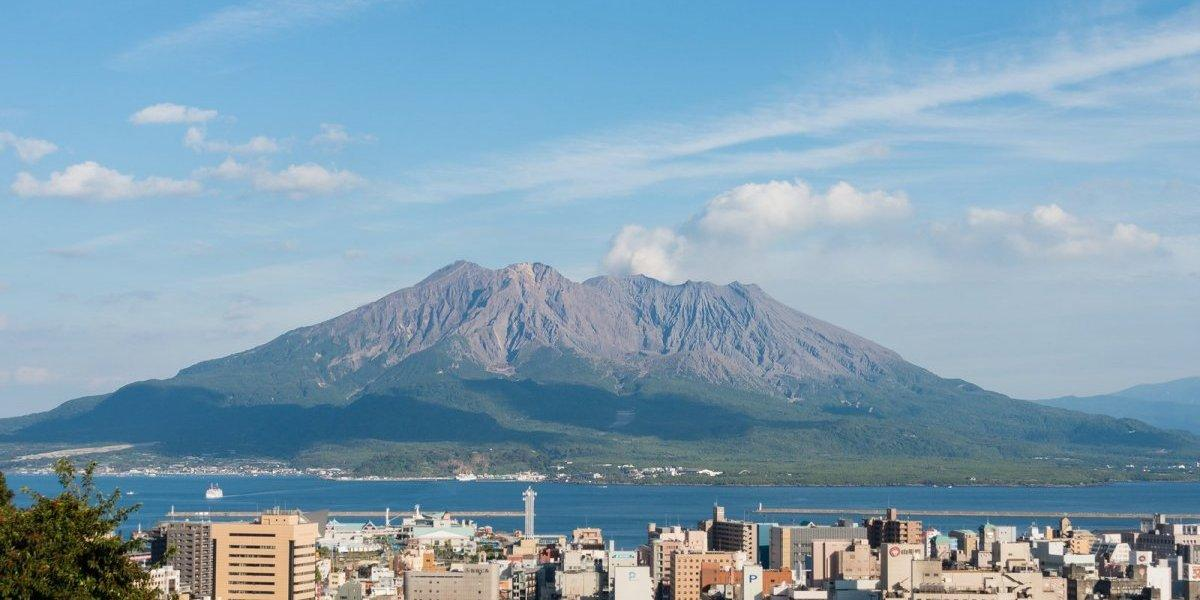
#> input picture 08/sakurajima.jpeg, 1200 x 600 px
$ python 08_sample04.py
#> lines starting #> are read from the running program, lines starting #| are printed output that depends on the picture

# -*- coding: utf-8 -*-

'''
カラー画像のサンプル 別バージョン
'''

import cv2

# メイン関数
def main():
    # 画像を読み込む
    img = cv2.imread('sakurajima.jpeg')
#> img is the input picture: shape (600, 1200, 3); mean B, G, R 178.6, 159.3, 129.4

    # BGRに分解　（色の順番に注意）
    bgr_img = cv2.split(img)

    # 合成
    merge_image = cv2.merge( (bgr_img[2], bgr_img[0], bgr_img[0]) )
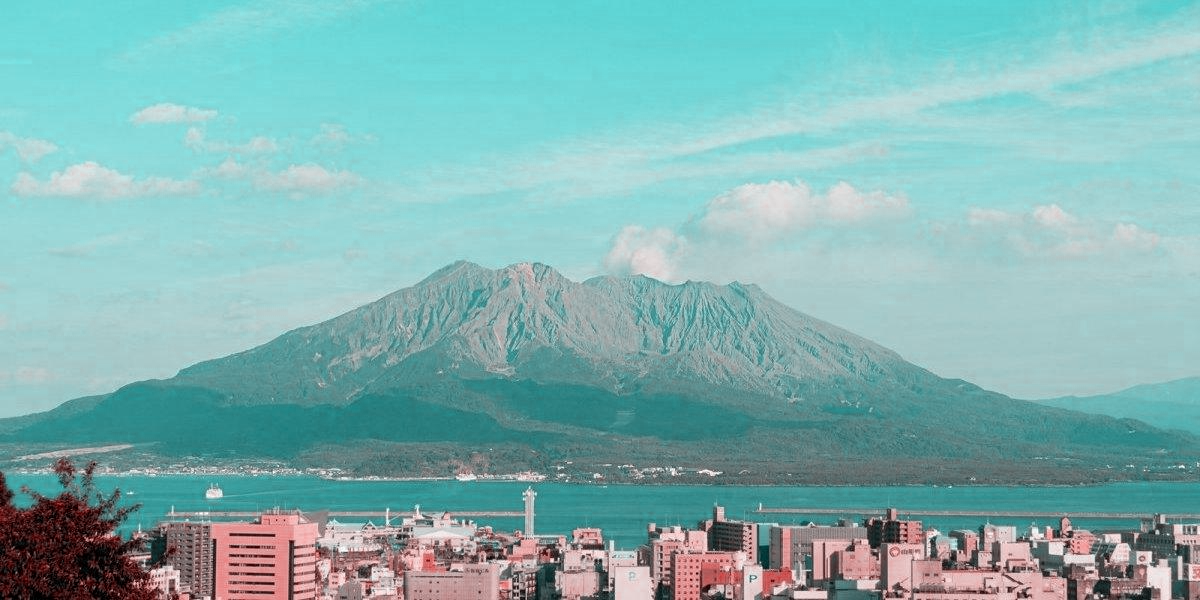
#> merge_image: shape (600, 1200, 3); mean R, G, B 129.4, 178.6, 178.6

    cv2.namedWindow("original_image")

    cv2.namedWindow("B")
    cv2.namedWindow("G")
    cv2.namedWindow("R")
    cv2.namedWindow("merge_image")

    cv2.imshow("original_image", img)
    cv2.imshow("B", bgr_img[0])
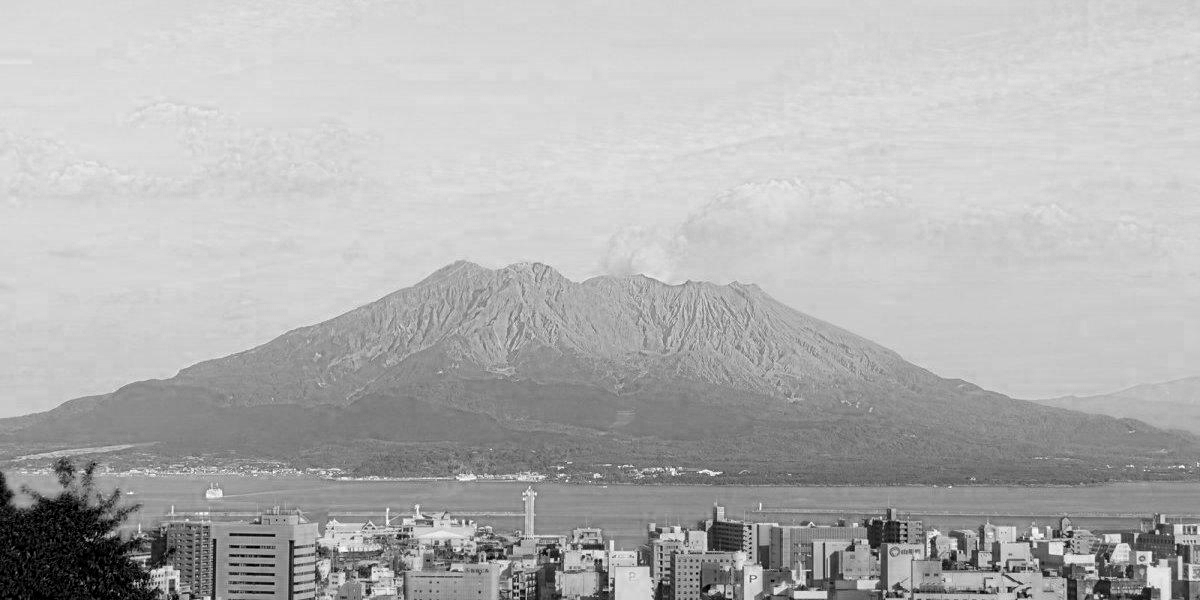
#> window 'B': shape (600, 1200); min 0, max 255, mean 178.6
    cv2.imshow("G", bgr_img[1])
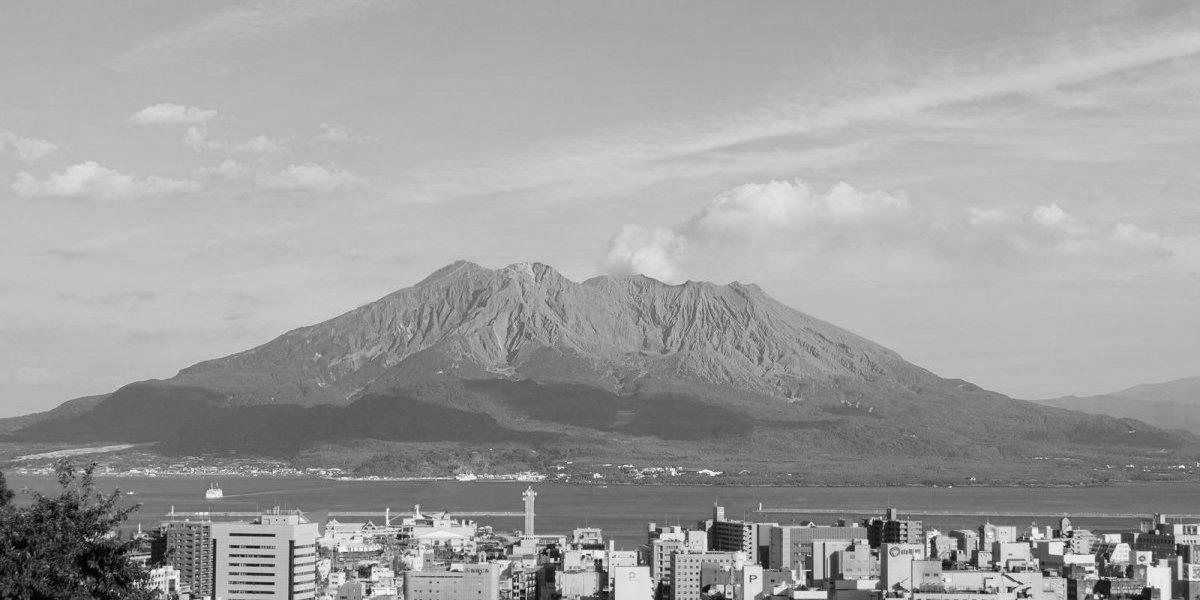
#> window 'G': shape (600, 1200); min 0, max 255, mean 159.3
    cv2.imshow("R", bgr_img[2])
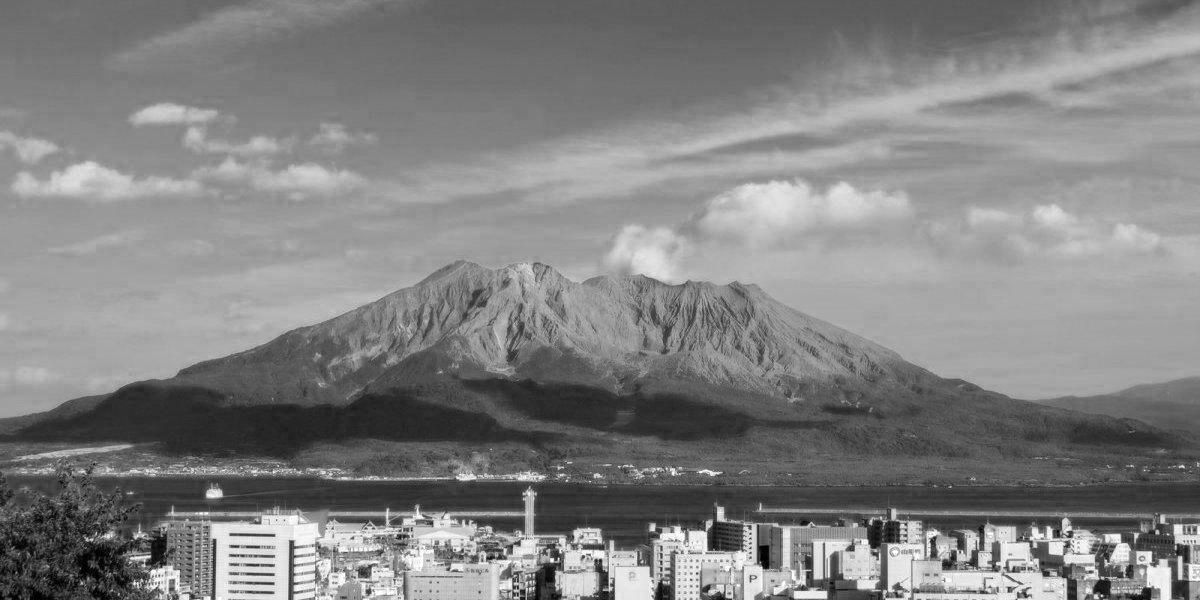
#> window 'R': shape (600, 1200); min 0, max 255, mean 129.4
    cv2.imshow("merge_image", merge_image)

    cv2.waitKey(0)
    cv2.destroyAllWindows()

if __name__ == "__main__":
    main()
